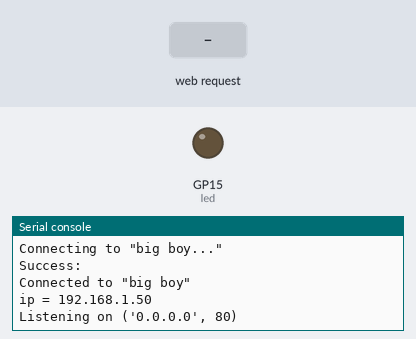
Recording of a program running on a simulated Raspberry Pi Pico running MicroPython. Parts: output pins drawn as LEDs (lit = HIGH), the last lines printed to the serial console. The test bench sets the inputs (shaded band). WiFi joins after 1.5 s; a WiFi scan finds one network, HomeNet.

Above: at 4.7 s.
4.8 s: HTTP request GET /light/on received
At 5.1 s:
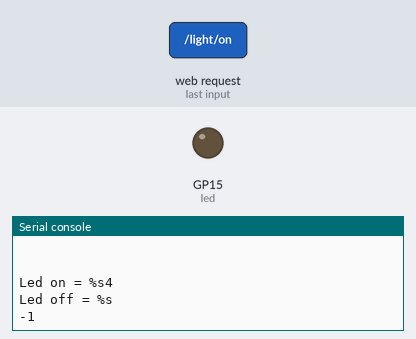
6.3 s: HTTP request GET /light/off received
At 7.5 s:
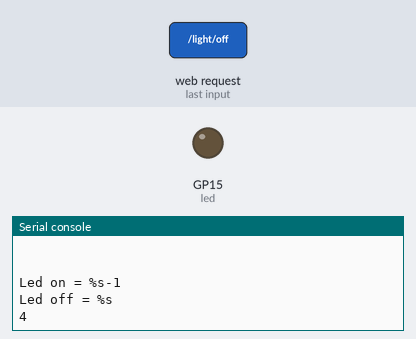
7.8 s: HTTP request GET / received
At 8.6 s:
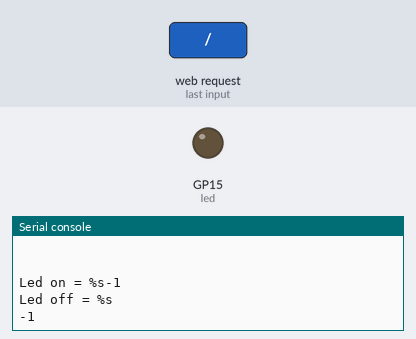

Measured:
- after the input at 4.8 s, the serial console: prints a new line at once (image 1)
- after the input at 6.3 s, the serial console: prints a new line at once (image 2)
- after the input at 7.8 s, the serial console: prints a new line at once (image 3)

The program:

nanosimplehttpserver.py
```python
from network import WLAN, STA_IF
from binascii import hexlify
from time import sleep
import socket

from machine import Pin

led = Pin(15, Pin.OUT)

ssid = 'big boy'
password = 'kappakappa69'

authTypes = {
    0: "OPEN",
    1: "WEP",
    2: "WPA-PSK",
    3: "WPA2-PSK",
    4: "WPA/WPA2-PSK"
}

html = """<!DOCTYPE html>
<html>
    <head> <title>Pico W</title> </head>
    <body> <h1>Pico W</h1>
        <p>%s</p>
    </body>
</html>
"""

wlan = WLAN(STA_IF)
wlan.active(True)

scan_result = wlan.scan()
result = [print('Channel:%d RSSI:%d Auth:%s BSSID:%s SSID:%s' % (ap[2], ap[3], authTypes[ap[4]], hexlify(ap[1], '-').decode('ASCII'), ap[0].decode('ASCII'))) for ap in scan_result if len(scan_result) > 0]
print('\nConnecting to "%s..."' % ssid)

wlan.connect(ssid, password)
while not wlan.isconnected(): pass
print('Success:\nConnected to "%s"' % ssid)
status = wlan.ifconfig()
print( 'ip = ' + status[0] )

addr = socket.getaddrinfo('0.0.0.0', 80)[0][-1]

s = socket.socket()
s.bind(addr)
s.listen(1)

print('Listening on', addr)

# Listen for connections
while True:
    try:
        cl, addr = s.accept()
        print('Client connected from', '%s:%d\n' % addr)
        request = cl.recv(1024).decode('ascii')
        print(request)

        # request = str(request)
        led_on = request.find('/light/on')
        led_off = request.find('/light/off')
        print('\nLed on = %s' + str(led_on))
        print('Led off = %s\n' + str(led_off))

        stateis = ""

        if led_on == 6:
            led.value(1)
            stateis = "LED is ON"
            print(stateis)

        if led_off == 6:
            led.value(0)
            stateis = "LED is OFF"
            print(stateis)

        response = html % stateis

        cl.send('HTTP/1.0 200 OK\r\nContent-type: text/html\r\n\r\n')
        cl.send(response)
        cl.close()

    except OSError as e:
        print('Connection closed')
```
